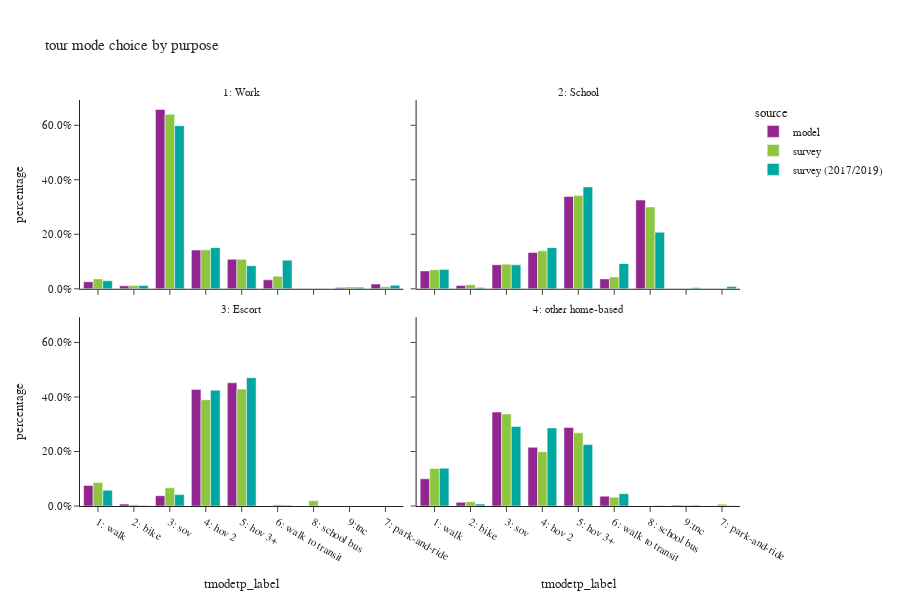

Notebook cell for this chart:
### Code cell
all_tour = df_tour.loc[df_tour['parent']==0].copy()
plot_mode_choice(all_tour,"tour mode choice by purpose")

### Figure 1 — Plotly figure (JSON) as saved in the notebook; plotly's stock layout.template omitted (floating-point values rounded to 4 significant figures)
{"data": [{"alignmentgroup": "True", "customdata": [[38549], [16105], [985999], [212895], [161970], [49237], [26256], [7450]], "hovertemplate": "source=model<br>pdpurp_label=1: Work<br>tmodetp_label=%{x}<br>percentage=%{y}<br>sample count=%{customdata[0]}<extra></extra>", "legendgroup": "model", "marker": {"color": "#91268F", "pattern": {"shape": ""}}, "name": "model", "offsetgroup": "model", "orientation": "v", "showlegend": true, "textposition": "auto", "type": "bar", "x": ["1: walk", "2: bike", "3: sov", "4: hov 2", "5: hov 3+", "6: walk to transit", "7: park-and-ride", "9:tnc"], "xaxis": "x3", "y": [0.02573, 0.01075, 0.658, 0.1421, 0.1081, 0.03286, 0.01752, 0.004972], "yaxis": "y3"}, {"alignmentgroup": "True", "customdata": [[37689], [7072], [50868], [76608], [194639], [20913], [187212], [8]], "hovertemplate": "source=model<br>pdpurp_label=2: School<br>tmodetp_label=%{x}<br>percentage=%{y}<br>sample count=%{customdata[0]}<extra></extra>", "legendgroup": "model", "marker": {"color": "#91268F", "pattern": {"shape": ""}}, "name": "model", "offsetgroup": "model", "orientation": "v", "showlegend": false, "textposition": "auto", "type": "bar", "x": ["1: walk", "2: bike", "3: sov", "4: hov 2", "5: hov 3+", "6: walk to transit", "8: school bus", "9:tnc"], "xaxis": "x4", "y": [0.06555, 0.0123, 0.08846, 0.1332, 0.3385, 0.03637, 0.3256, 1.391e-05], "yaxis": "y4"}, {"alignmentgroup": "True", "customdata": [[57965], [5294], [29062], [328229], [346836]], "hovertemplate": "source=model<br>pdpurp_label=3: Escort<br>tmodetp_label=%{x}<br>percentage=%{y}<br>sample count=%{customdata[0]}<extra></extra>", "legendgroup": "model", "marker": {"color": "#91268F", "pattern": {"shape": ""}}, "name": "model", "offsetgroup": "model", "orientation": "v", "showlegend": false, "textposition": "auto", "type": "bar", "x": ["1: walk", "2: bike", "3: sov", "4: hov 2", "5: hov 3+"], "xaxis": "x", "y": [0.07554, 0.006899, 0.03787, 0.4277, 0.452], "yaxis": "y"}, {"alignmentgroup": "True", "customdata": [[274126], [37965], [947203], [592356], [791469], [99355], [6749]], "hovertemplate": "source=model<br>pdpurp_label=4: other home-based<br>tmodetp_label=%{x}<br>percentage=%{y}<br>sample count=%{customdata[0]}<extra></extra>", "legendgroup": "model", "marker": {"color": "#91268F", "pattern": {"shape": ""}}, "name": "model", "offsetgroup": "model", "orientation": "v", "showlegend": false, "textposition": "auto", "type": "bar", "x": ["1: walk", "2: bike", "3: sov", "4: hov 2", "5: hov 3+", "6: walk to transit", "9:tnc"], "xaxis": "x2", "y": [0.09971, 0.01381, 0.3445, 0.2155, 0.2879, 0.03614, 0.002455], "yaxis": "y2"}, {"alignmentgroup": "True", "customdata": [[221], [135], [1351], [256], [98], [364], [25], [17]], "hovertemplate": "source=survey<br>pdpurp_label=1: Work<br>tmodetp_label=%{x}<br>percentage=%{y}<br>sample count=%{customdata[0]}<extra></extra>", "legendgroup": "survey", "marker": {"color": "#8CC63E", "pattern": {"shape": ""}}, "name": "survey", "offsetgroup": "survey", "orientation": "v", "showlegend": true, "textposition": "auto", "type": "bar", "x": ["1: walk", "2: bike", "3: sov", "4: hov 2", "5: hov 3+", "6: walk to transit", "7: park-and-ride", "9:tnc"], "xaxis": "x3", "y": [0.03637, 0.0118, 0.6406, 0.1429, 0.1083, 0.04593, 0.007479, 0.006574], "yaxis": "y3"}, {"alignmentgroup": "True", "customdata": [[71], [26], [46], [96], [201], [55], [156]], "hovertemplate": "source=survey<br>pdpurp_label=2: School<br>tmodetp_label=%{x}<br>percentage=%{y}<br>sample count=%{customdata[0]}<extra></extra>", "legendgroup": "survey", "marker": {"color": "#8CC63E", "pattern": {"shape": ""}}, "name": "survey", "offsetgroup": "survey", "orientation": "v", "showlegend": false, "textposition": "auto", "type": "bar", "x": ["1: walk", "2: bike", "3: sov", "4: hov 2", "5: hov 3+", "6: walk to transit", "8: school bus"], "xaxis": "x4", "y": [0.06982, 0.0149, 0.0904, 0.1393, 0.3422, 0.04317, 0.3002], "yaxis": "y4"}, {"alignmentgroup": "True", "customdata": [[113], [19], [69], [367], [290], [14], [7], [1]], "hovertemplate": "source=survey<br>pdpurp_label=3: Escort<br>tmodetp_label=%{x}<br>percentage=%{y}<br>sample count=%{customdata[0]}<extra></extra>", "legendgroup": "survey", "marker": {"color": "#8CC63E", "pattern": {"shape": ""}}, "name": "survey", "offsetgroup": "survey", "orientation": "v", "showlegend": false, "textposition": "auto", "type": "bar", "x": ["1: walk", "2: bike", "3: sov", "4: hov 2", "5: hov 3+", "6: walk to transit", "8: school bus", "9:tnc"], "xaxis": "x", "y": [0.08579, 0.004786, 0.06676, 0.3897, 0.4289, 0.004973, 0.01908, 8.244e-06], "yaxis": "y"}, {"alignmentgroup": "True", "customdata": [[1611], [171], [1956], [1168], [601], [307], [23], [2], [25]], "hovertemplate": "source=survey<br>pdpurp_label=4: other home-based<br>tmodetp_label=%{x}<br>percentage=%{y}<br>sample count=%{customdata[0]}<extra></extra>", "legendgroup": "survey", "marker": {"color": "#8CC63E", "pattern": {"shape": ""}}, "name": "survey", "offsetgroup": "survey", "orientation": "v", "showlegend": false, "textposition": "auto", "type": "bar", "x": ["1: walk", "2: bike", "3: sov", "4: hov 2", "5: hov 3+", "6: walk to transit", "7: park-and-ride", "8: school bus", "9:tnc"], "xaxis": "x2", "y": [0.1378, 0.01571, 0.338, 0.199, 0.2686, 0.03186, 0.006679, 1.198e-05, 0.002377], "yaxis": "y2"}, {"alignmentgroup": "True", "customdata": [[797], [240], [3253], [926], [386], [2462], [101], [8], [124]], "hovertemplate": "source=survey (2017/2019)<br>pdpurp_label=1: Work<br>tmodetp_label=%{x}<br>percentage=%{y}<br>sample count=%{customdata[0]}<extra></extra>", "legendgroup": "survey (2017/2019)", "marker": {"color": "#00A7A0", "pattern": {"shape": ""}}, "name": "survey (2017/2019)", "offsetgroup": "survey (2017/2019)", "orientation": "v", "showlegend": true, "textposition": "auto", "type": "bar", "x": ["1: walk", "2: bike", "3: sov", "4: hov 2", "5: hov 3+", "6: walk to transit", "7: park-and-ride", "8: school bus", "9:tnc"], "xaxis": "x3", "y": [0.02943, 0.01213, 0.5986, 0.1509, 0.08489, 0.105, 0.01279, 0.0002906, 0.005975], "yaxis": "y3"}, {"alignmentgroup": "True", "customdata": [[190], [37], [114], [284], [449], [288], [3], [250], [12]], "hovertemplate": "source=survey (2017/2019)<br>pdpurp_label=2: School<br>tmodetp_label=%{x}<br>percentage=%{y}<br>sample count=%{customdata[0]}<extra></extra>", "legendgroup": "survey (2017/2019)", "marker": {"color": "#00A7A0", "pattern": {"shape": ""}}, "name": "survey (2017/2019)", "offsetgroup": "survey (2017/2019)", "orientation": "v", "showlegend": false, "textposition": "auto", "type": "bar", "x": ["1: walk", "2: bike", "3: sov", "4: hov 2", "5: hov 3+", "6: walk to transit", "7: park-and-ride", "8: school bus", "9:tnc"], "xaxis": "x4", "y": [0.0708, 0.005047, 0.08779, 0.1509, 0.3738, 0.09229, 0.008288, 0.2076, 0.003447], "yaxis": "y4"}, {"alignmentgroup": "True", "customdata": [[163], [8], [45], [652], [489], [28], [3], [1]], "hovertemplate": "source=survey (2017/2019)<br>pdpurp_label=3: Escort<br>tmodetp_label=%{x}<br>percentage=%{y}<br>sample count=%{customdata[0]}<extra></extra>", "legendgroup": "survey (2017/2019)", "marker": {"color": "#00A7A0", "pattern": {"shape": ""}}, "name": "survey (2017/2019)", "offsetgroup": "survey (2017/2019)", "orientation": "v", "showlegend": false, "textposition": "auto", "type": "bar", "x": ["1: walk", "2: bike", "3: sov", "4: hov 2", "5: hov 3+", "6: walk to transit", "8: school bus", "9:tnc"], "xaxis": "x", "y": [0.05802, 0.001558, 0.04177, 0.425, 0.4703, 0.002986, 0.0003253, 2.536e-05], "yaxis": "y"}, {"alignmentgroup": "True", "customdata": [[2970], [133], [2959], [2371], [1567], [877], [29], [26], [126]], "hovertemplate": "source=survey (2017/2019)<br>pdpurp_label=4: other home-based<br>tmodetp_label=%{x}<br>percentage=%{y}<br>sample count=%{customdata[0]}<extra></extra>", "legendgroup": "survey (2017/2019)", "marker": {"color": "#00A7A0", "pattern": {"shape": ""}}, "name": "survey (2017/2019)", "offsetgroup": "survey (2017/2019)", "orientation": "v", "showlegend": false, "textposition": "auto", "type": "bar", "x": ["1: walk", "2: bike", "3: sov", "4: hov 2", "5: hov 3+", "6: walk to transit", "7: park-and-ride", "8: school bus", "9:tnc"], "xaxis": "x2", "y": [0.1387, 0.007019, 0.2917, 0.2864, 0.2254, 0.04495, 0.001246, 0.001883, 0.002709], "yaxis": "y2"}], "layout": {"annotations": [{"font": {}, "showarrow": false, "text": "3: Escort", "x": 0.245, "xanchor": "center", "xref": "paper", "y": 0.465, "yanchor": "bottom", "yref": "paper"}, {"font": {}, "showarrow": false, "text": "4: other home-based", "x": 0.755, "xanchor": "center", "xref": "paper", "y": 0.465, "yanchor": "bottom", "yref": "paper"}, {"font": {}, "showarrow": false, "text": "1: Work", "x": 0.245, "xanchor": "center", "xref": "paper", "y": 1.0, "yanchor": "bottom", "yref": "paper"}, {"font": {}, "showarrow": false, "text": "2: School", "x": 0.755, "xanchor": "center", "xref": "paper", "y": 1.0, "yanchor": "bottom", "yref": "paper"}], "barmode": "group", "font": {"size": 11}, "height": 600, "legend": {"title": {"text": "source"}, "tracegroupgap": 0}, "title": {"text": "tour mode choice by purpose"}, "width": 900, "xaxis": {"anchor": "y", "categoryorder": "category ascending", "domain": [0.0, 0.49], "dtick": 1, "title": {"text": "tmodetp_label"}}, "xaxis2": {"anchor": "y2", "domain": [0.51, 1.0], "matches": "x", "title": {"text": "tmodetp_label"}}, "xaxis3": {"anchor": "y3", "domain": [0.0, 0.49], "matches": "x", "showticklabels": false}, "xaxis4": {"anchor": "y4", "domain": [0.51, 1.0], "matches": "x", "showticklabels": false}, "yaxis": {"anchor": "x", "domain": [0.0, 0.465], "tickformat": ".1%", "title": {"text": "percentage"}}, "yaxis2": {"anchor": "x2", "domain": [0.0, 0.465], "matches": "y", "showticklabels": false, "tickformat": ".1%"}, "yaxis3": {"anchor": "x3", "domain": [0.535, 1.0], "matches": "y", "tickformat": ".1%", "title": {"text": "percentage"}}, "yaxis4": {"anchor": "x4", "domain": [0.535, 1.0], "matches": "y", "showticklabels": false, "tickformat": ".1%"}}}
